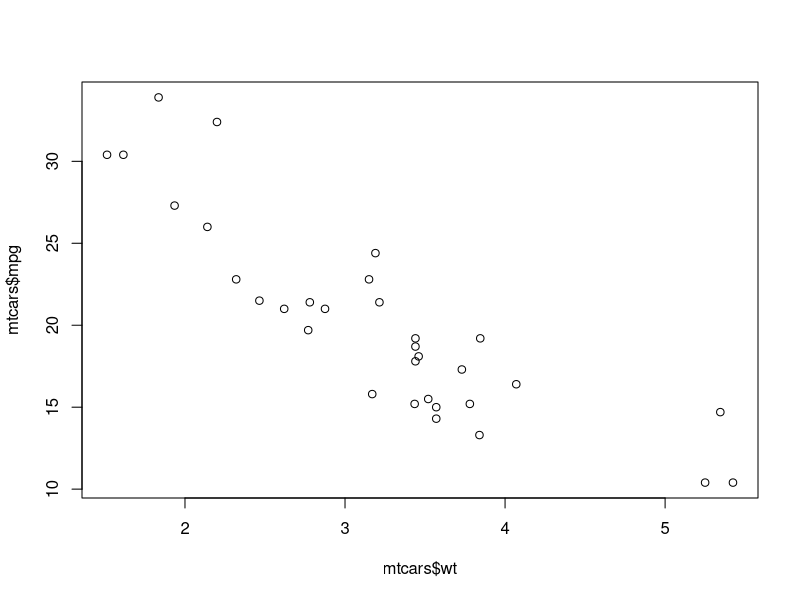
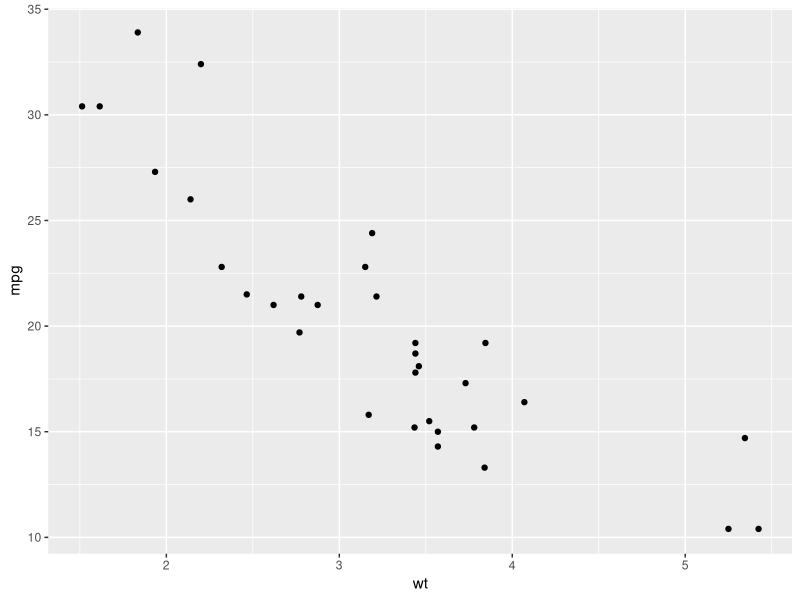
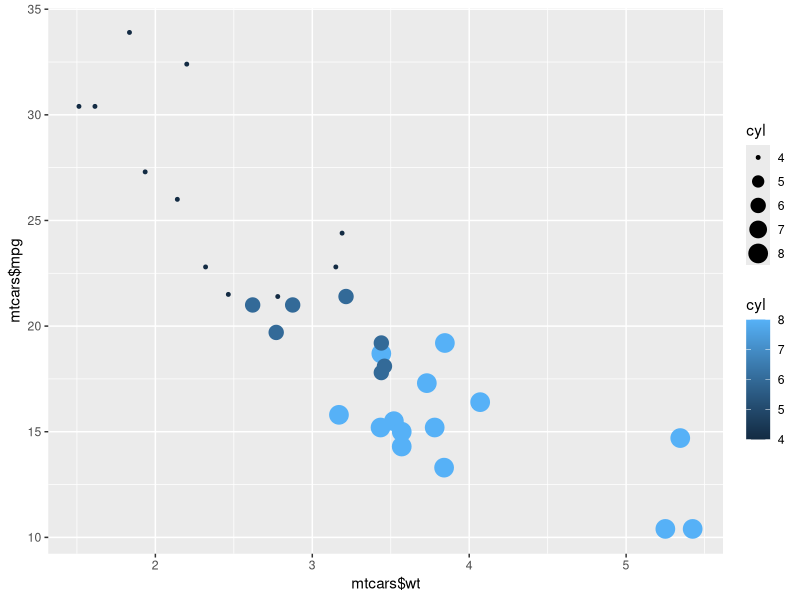
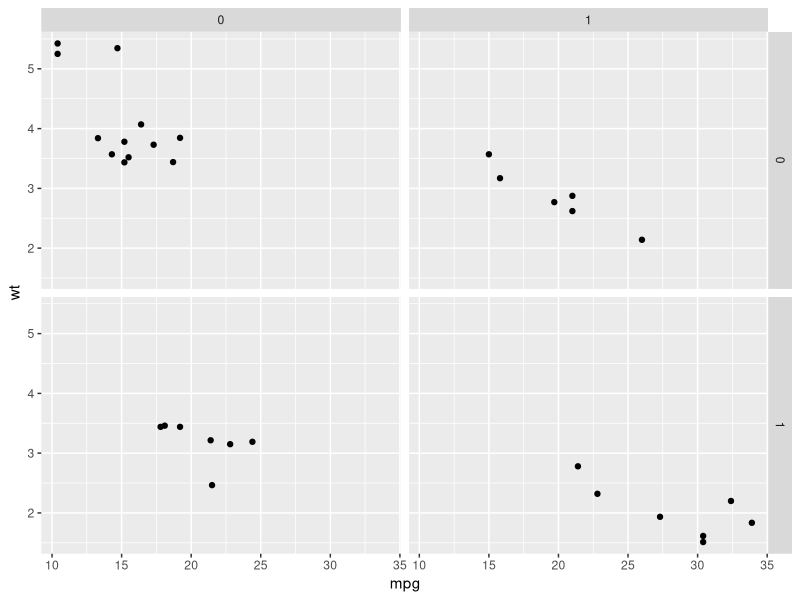
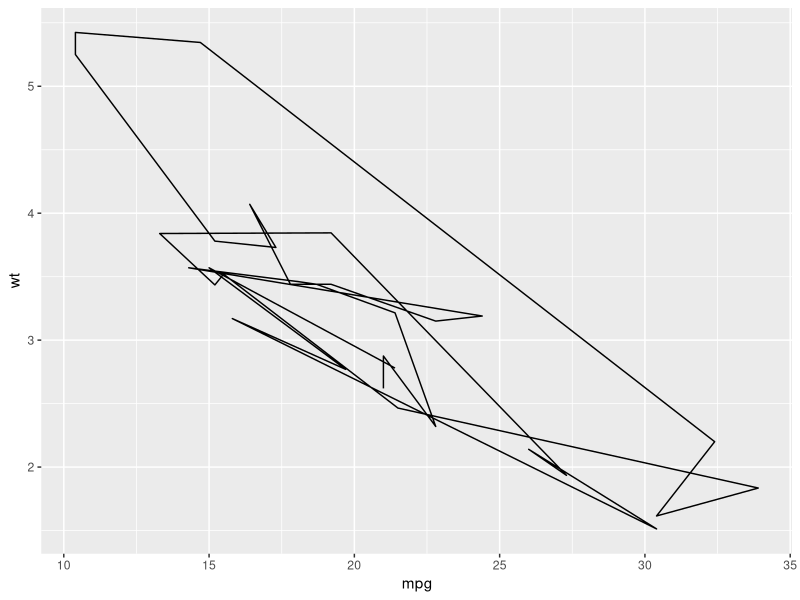
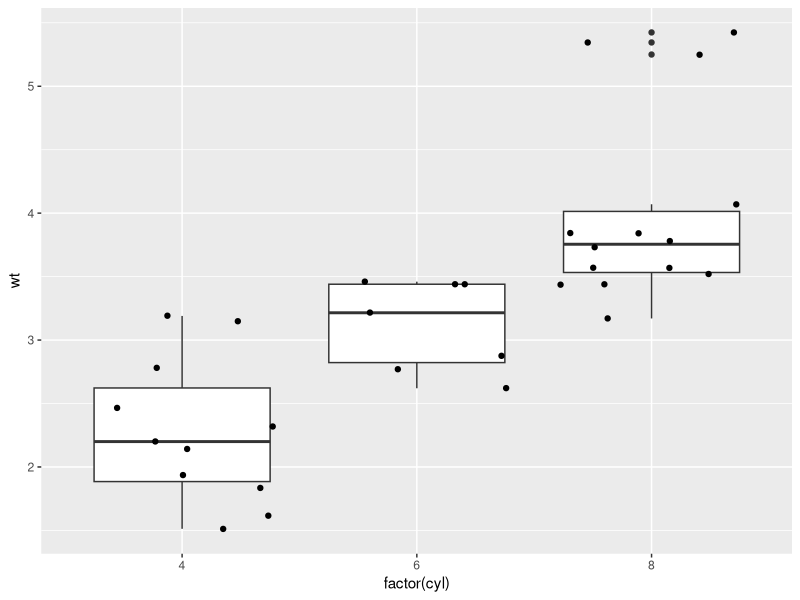
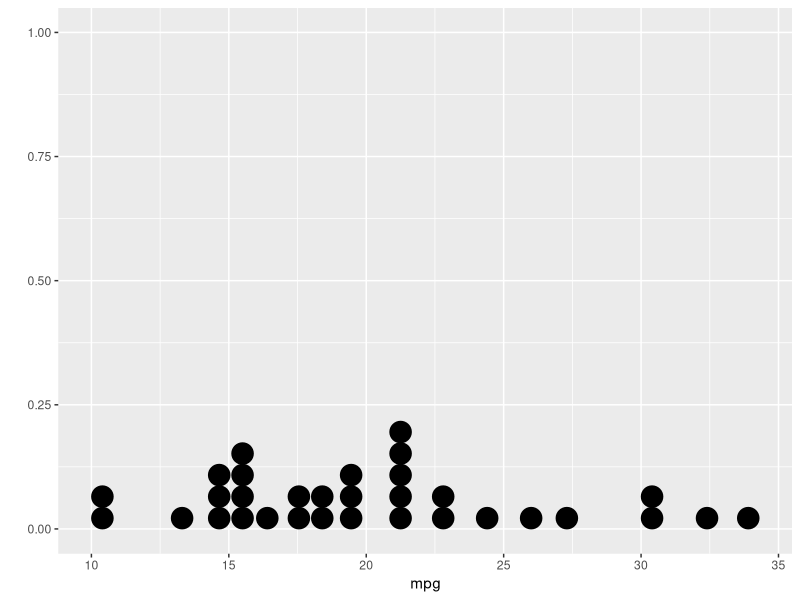
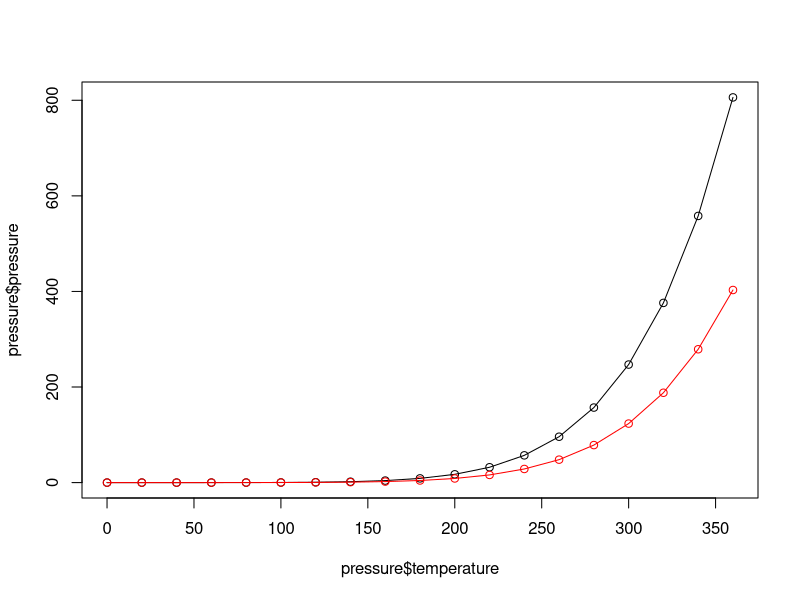

Write R code to recreate these figures, in order.

plot(mtcars$wt, mtcars$mpg)
library(ggplot2)
ggplot(mtcars, aes(x=wt, y=mpg))+geom_point()

qplot(mtcars$wt, mtcars$mpg, data = mtcars,
      colour = cyl, size = cyl)
qplot(mpg, wt, data = mtcars, facets = vs ~ am)
qplot(mpg, wt, data = mtcars, geom = "path")
qplot(factor(cyl), wt, data = mtcars, 
      geom = c("boxplot", "jitter"))
qplot(mpg, data = mtcars, geom = "dotplot")

############  Creating a Line Graph #################
data("pressure")
#### line graph with base graphics by plot() function
plot(pressure$temperature, pressure$pressure,
     type = "l")
#### with points and another line
points(pressure$temperature, pressure$pressure)
lines(pressure$temperature, pressure$pressure/2, 
      col = "red")
points(pressure$temperature, pressure$pressure/2,
       col = "red")
#### line graph with qplot() from ggplot2
library(ggplot2)
qplot(pressure$temperature, pressure$pressure,
      geom = "line")
qplot(temperature, pressure, data = pressure,
      geom = c("line","point"))
ggplot(pressure,aes(x= temperature, y = pressure)
       ) + geom_line() + geom_point()

############# Creating a Bar Graph ##################
##### bar graph of values
barplot(height = BOD$demand,names.arg = BOD$Time)
#####  bar graph of counts
barplot(table(mtcars$cyl))
library(ggplot2)
# qplot(factor(BOD$Time), BOD$demand, geom = "bar", stat = "identity")
# qplot(Time, demand,data = BOD, geom = "bar", stat = "identity")
qplot(mtcars$cyl)      
qplot(factor(mtcars$cyl))      
######## equal to 
ggplot(mtcars, aes(x = factor(cyl))) + geom_bar()
ggplot(BOD, aes(x = Time, y = demand)) + 
  geom_bar(stat = "identity")

############ creating a Histogram #######################
hist(mtcars$mpg)
##########specify number of bins with breaks
hist(mtcars$mpg, breaks = 10)
qplot(mtcars$mpg)
library(ggplot2)
qplot(mpg, data = mtcars, binwidth = 4)
####### This is equivalent to
ggplot(mtcars, aes(x = mpg)) + geom_histogram(binwidth = 4)

############## creating a Boxplot ######################
plot(ToothGrowth$supp, ToothGrowth$len)
####### This is equivalent to
boxplot(len ~ supp, data = ToothGrowth)
boxplot(len ~ supp + dose, data = ToothGrowth)
library(ggplot2)
qplot(ToothGrowth$supp, ToothGrowth$len)+ geom_boxplot()
qplot(ToothGrowth$supp, ToothGrowth$len, geom = "boxplot")
ggplot(ToothGrowth, aes(x = supp, y = len)) + geom_boxplot()
####### Using three separate vectors
qplot(interaction(ToothGrowth$supp, ToothGrowth$dose),
      ToothGrowth$len, geom = "boxplot")
####### This is equivalent to
ggplot(ToothGrowth, aes(x = interaction(supp, dose),
                        y = len))+
  geom_boxplot()

############## plotting a Function Curve ################
curve(x^3-5*x, from = -4, to = 4)
#### plot a user-defined function
myfun <- function(xvar){
  1/(1+exp(-xvar+10))
}
curve(myfun(x), from = 0, to = 20)
curve(1-myfun(x), add = TRUE, col = "red")


